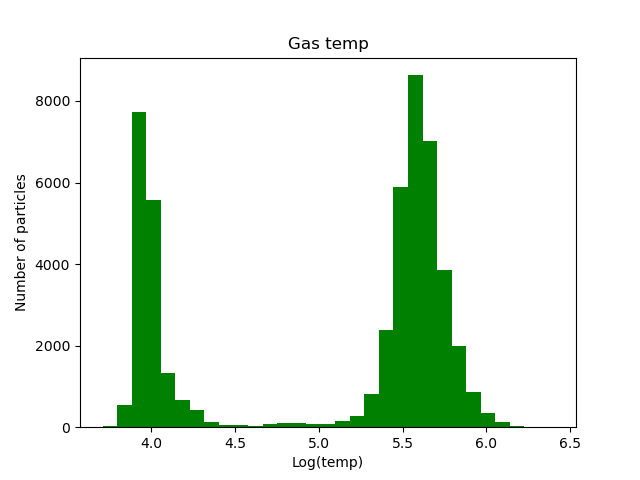

The Python source for this figure:
#galaxy 109 gas histogram code
import pynbody
import numpy as np
from matplotlib import colors
import matplotlib.pyplot as plt

#loading snapshot
s=pynbody.load('/mnt/data0/jillian/gguaman/cosmo25p.768sg1bwK1BHe75.008192')

#setting to physical units
s.physical_units()

#centering halo
pynbody.analysis.angmom.faceon(s)

plt.hist(np.log10(s.g['temp']),color='green',bins='fd')

#customizing hist
plt.xlabel("Log(temp)")
plt.ylabel("Number of particles")
plt.title('Gas temp')

#plt.show()
plt.savefig("galaxy109_gashist.png")
